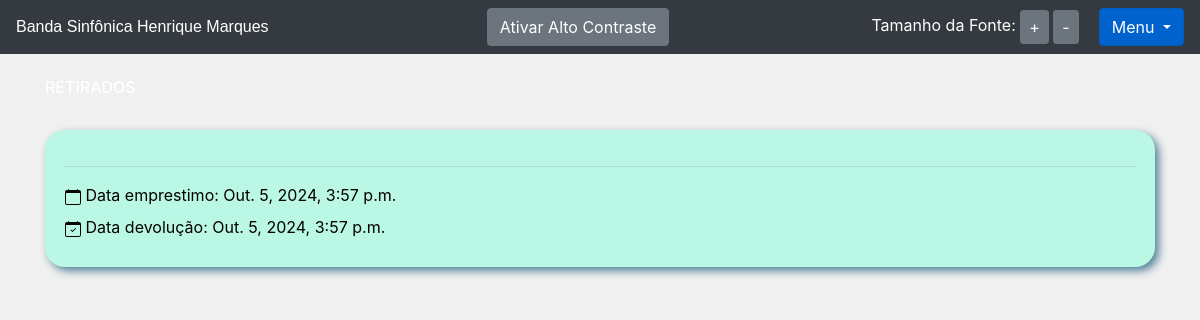
Screenshot of /livro/seus_empretismos (signed in) with the database file from the repository.
### livro/models.py (models this page shows, shortened)
class Emprestimos(models.Model):
    choices = (
        ('P', 'Péssimo'),
        ('R', 'Ruim'),
        ('B', 'Bom'),
        ('O', 'Ótimo')
    )
    nome_emprestado = models.ForeignKey(Usuario, on_delete=models.DO_NOTHING, blank = True, null = True)
    nome_emprestado_anonimo = models.CharField(max_length = 30, blank = True, null = True)
    data_emprestimo = models.DateTimeField(default=datetime.datetime.now)
    data_devolucao = models.DateTimeField(blank = True, null = True)
    livro = models.ForeignKey(Livros, on_delete=models.DO_NOTHING)
    avaliacao = models.CharField(max_length=1, choices=choices, null=True, blank=True)

### livro/views.py (the view)
# urls.py: path('seus_empretismos', views.seus_emprestimos, name="seus_emprestimos"),
def seus_emprestimos(request):
    usuario = Usuario.objects.get(id = request.session['usuario'])
    emprestimos = Emprestimos.objects.filter(nome_emprestado = usuario)
    return render(request, 'seus_emprestimos.html', {'usuario_logado': request.session['usuario'],
                                                    'emprestimos': emprestimos})

### livro/models.py (called while the page is built)
    def __str__(self):
        return self.nome

### livro/templates/seus_emprestimos.html (shortened to what this page needs)
{% extends 'base.html' %}
{% block 'body_extra' %}
    <div class="container">
        <br>
        <h3 class="text-white">RETIRADOS</h3>
        {% for emprestimo in emprestimos %}
            <div class="cartao">
                <hr>
                <div class="body">
                     <label>&nbspData emprestimo: {{emprestimo.data_emprestimo}}</label>
                <br>
                     <label>&nbspData devolução: {% if emprestimo.data_devolucao %}{{emprestimo.data_devolucao}}{% else %}Ainda não foi devolvido{% endif %}</label>
                </div>
            </div>
        {% endfor %}
    </div>
{% endblock  %}

### templates/base.html (style rules this page uses)
body { background-size: cover; background-position: center; background-repeat: no-repeat; background-attachment: fixed; background-color: #f0f0f0; color:#040100 }

### livro/templates/seus_emprestimos.html (style rules this page uses)
.cartao { background-color: #BAF7E5; padding: 20px; margin-top: 3%; border-radius: 20px; box-shadow: 4px 4px 8px #538499; }

### rows the page displays
Emprestimos: data_emprestimo "Out. 5, 2024, 3:57 p.m.", data_devolucao "Out. 5, 2024, 3:57 p.m."
